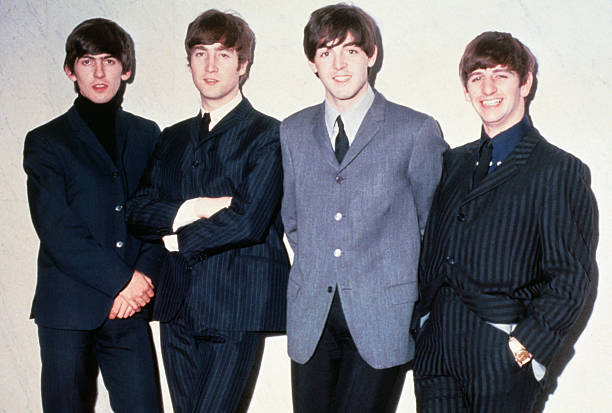
#> input picture FaceRecog/ImageRecogn/beatles.jpg, 612 x 413 px
$ python face_detect.py beatles.jpg
#> lines starting #> are read from the running program, lines starting #| are printed output that depends on the picture; after the words box and inside, x2 and y2 are one past the last pixel; in counts of white or black regions, pixels touching at a corner belong together
import cv2
import sys

# Get user supplied values
imagePath = sys.argv[1]
cascPath = "haarcascade_frontalface_default.xml"

# Create the haar cascade
faceCascade = cv2.CascadeClassifier(cascPath)

# Read the image
image = cv2.imread(imagePath)
#> image is the input picture: shape (413, 612, 3); mean B, G, R 117.2, 111.1, 110
gray = cv2.cvtColor(image, cv2.COLOR_BGR2GRAY)
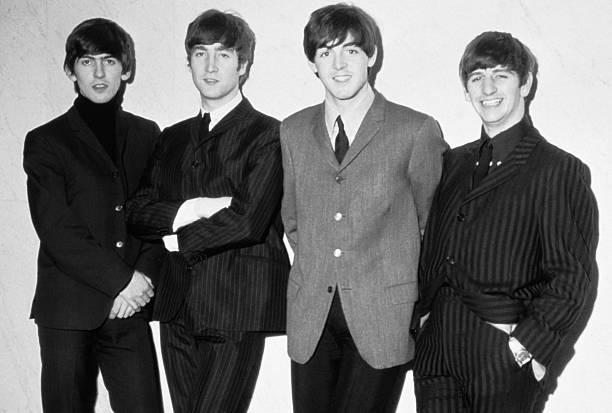
#> gray: shape (413, 612); min 0, max 255, mean 111.5

# Detect faces in the image
faces = faceCascade.detectMultiScale(
    gray,
    scaleFactor=1.1,
    minNeighbors=1,
    minSize=(30, 30),
    flags = cv2.CASCADE_SCALE_IMAGE
)
#> faces = [[183, 32, 59, 59], [68, 38, 63, 63], [459, 55, 62, 62], [308, 28, 65, 65]]

print("Found {0} faces!".format(len(faces)))
#| Found 4 faces!

# Draw a rectangle around the faces
for (x, y, w, h) in faces:
    cv2.rectangle(image, (x, y), (x+w, y+h), (0, 255, 0), 2)
#> this loop made 4 passes
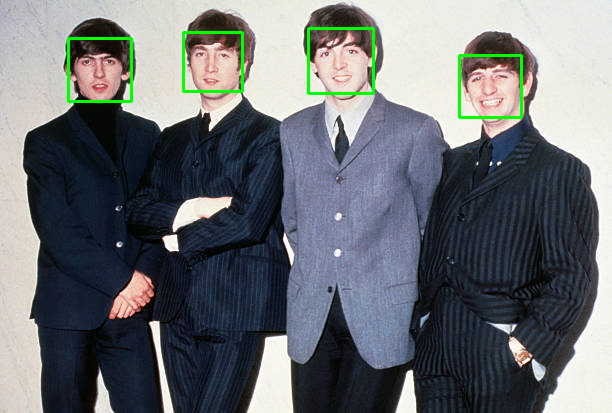
#> image: shape (413, 612, 3); 1.18% of pixels changed, all inside (x1, y1, x2, y2) = (67, 27, 523, 119)

cv2.imshow("Faces found", image)
cv2.waitKey(0)

$ run again, on FaceRecog/ImageRecogn/abba.png
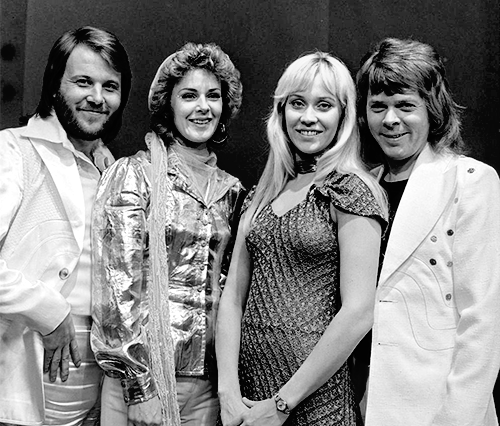
#> input picture FaceRecog/ImageRecogn/abba.png, 500 x 426 px
#> image is the input picture: shape (426, 500, 3); min 0, max 255, mean 130.8
#> faces = [[168, 70, 66, 66], [56, 55, 75, 75], [267, 69, 87, 87], [354, 78, 74, 74], [228, 309, 57, 57], [166, 358, 57, 57]]
#| Found 6 faces!
#> the loop `for (x, y, w, h) in faces:` made 6 passes
#> after the loop `for (x, y, w, h) in faces:`:
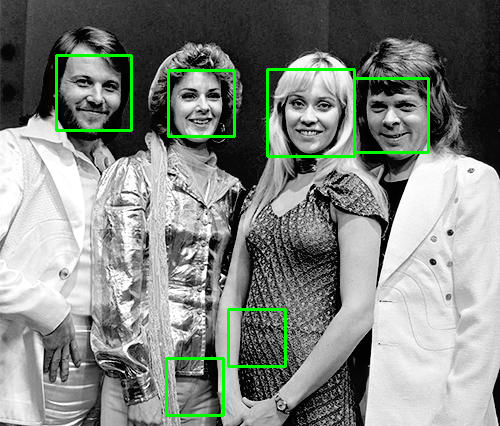
#> image: shape (426, 500, 3); 2.22% of pixels changed, all inside (x1, y1, x2, y2) = (55, 54, 430, 417)
